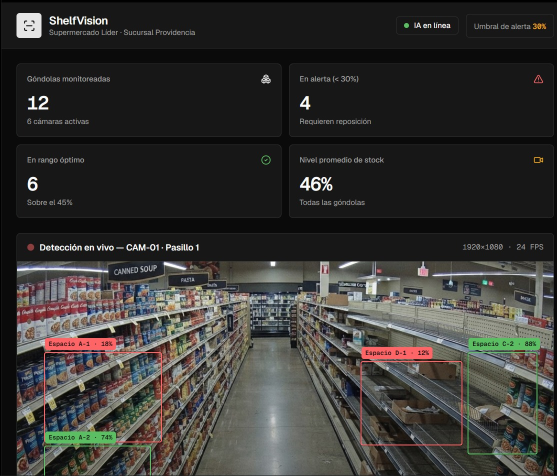
#> input picture Fase 2/Evidencia proyecto/Evidencia de documentación/Mockups/Mockup-01.jpg, 1113 x 952 px (shown at 1/2 size)
$ python -i motor.py   (imports and definitions only)   (older library calls are emulated)
#> lines starting #> are read from the running program, lines starting #| are printed output that depends on the picture
#> further down, picture is the input picture: shape (952, 1113, 3); mean B, G, R 51.4, 53.9, 55.1
# -*- coding: utf-8 -*-
"""
motor.py — Motor del detector de huecos en góndolas (V4.1b), listo para usar fuera del notebook.

El código de detección y de análisis de stock está COPIADO TAL CUAL del notebook detector_huecos_gondolas_V4
(celdas 4.4, 6.2, 6.4a, 6.4b y 6.4c), para que la app web dé exactamente los mismos resultados que el notebook.
No se edita a mano: si cambias la lógica en el notebook, vuelve a generar este archivo.

Uso:
    import motor
    motor.cargar("best.pt", "parametros_v4.json")     # el JSON es opcional (si falta, se usan los valores por defecto)
    r = motor.analizar_imagen(imagen_bgr, "foto.jpg")  # dict con estado, stock, motivos, imagen anotada...
"""
import json, time
from pathlib import Path
import numpy as np
import cv2
from scipy.spatial import cKDTree
from scipy.sparse import coo_matrix
from scipy.sparse.csgraph import connected_components

# ----------------------------------------------------------------------------------------------------------------------
# Parámetros (valores por defecto del notebook, celda 0.2). cargar() los reemplaza con los de parametros_v4.json.
# ----------------------------------------------------------------------------------------------------------------------
IMGSZ_DET   = 1024    # V4: antes 640 al entrenar y 960 al inferir (inconsistente); productos pequeños y densos necesitan resolución
MAX_DET     = 1500    # V4: antes 500 y una foto llegaba exactamente al tope (detecciones truncadas)
IOU_DET     = 0.55    # NMS en inferencia
TILES_N, TILES_SOLAPE, IOU_FUSION = 2, 0.25, 0.55   # rejilla TILES_N x TILES_N con 25 % de solape
TILES_ADAPTATIVO = True     # aunque se elija imagen completa, una foto con productos pequeños (vista lateral/lejana) se repasa con mosaicos
TILES_ALTO_REL   = 0.06     # "pequeños" = alto mediano de caja < 6 % del alto de la foto
IMGSZ_SEG, EPOCHS_SEG, PATIENCE_SEG, BATCH_SEG, FREEZE_SEG = 960, 200, 50, 4, 10
CONF_SEG    = 0.10    # V4.1: antes 0.25 (con 31 fotos el segmentador da confianzas bajas y no quedaba ninguna zona)
UMBRAL_STOCK     = 0.30    # < 30 % de stock => ALERTA_REPONER
MIN_PRODUCTOS    = 12      # con menos productos detectados no se calcula stock por filas...
ESTIMAR_CON_ESTANTES = True   # V4.1: ...salvo que se vean los bordes de repisa: entonces se estima con ellos (una góndola casi vacía
MIN_FILA_ABS     = 3       # V4: una fila necesita >= 3 productos...
MIN_FILA_REL     = 0.15    # ...y >= 15 % de los de la fila mayor (antes 50 %: descartaba justo las filas casi vacías)
K_HUECO          = 1.3     # hueco si el espacio entre productos > K x ancho local del producto
BORDES           = False     # V4.1b: fijado (en fotos laterales reales "estante"/"auto" hundían el stock de góndolas llenas). Cómo contar los faltantes en los EXTREMOS de cada fila:
TEX_RATIO_MAX    = 0.65    # V4: un hueco con textura > 65 % de la de un producto se considera producto no detectado
INFERIR_FILAS_VACIAS = True   # V4: una repisa sin ningún producto deja un salto grande entre filas; se cuenta como fila vacía
RATIO_FILA_VACIA = 1.7    # salto de espaciado > 1.7 veces el normal = posible fila vacía (se confirma con textura: si la franja
FRAC_TEX_FILA    = 0.5     # fracción de muestras de la franja con textura de producto para considerarla "fila no detectada"
TOL_FILA_REL     = 0.30    # tolerancia de la línea de base de una fila, relativa al alto del producto
FILAS_POR_REPISA = True    # V4.1: si se ven los bordes de repisa, las filas se toman de ellos (estructura física) en vez de ajustarlas
N_REFERENCIA     = {}      # opcional. Clave: nombre de foto o prefijo (p. ej. "gondola07_"). Valor: nº de productos con la góndola
NITIDEZ_MIN, SATURADOS_MAX, OSCURIDAD_MIN = 25.0, 0.04, 45.0   # control de calidad: nitidez, mayor mancha quemada (fracción de la foto), brillo medio (ver 6.9a)

# Valores que en el notebook se eligen en las secciones 4.5 y 6.2 (se leen de parametros_v4.json)
CONF_DET = 0.35
CONF_TILES = 0.50
USAR_TILES = False
ZONA_ACTIVA = "detecciones"   # "detecciones" (no necesita otro modelo) | False. La app no usa YOLO-seg.
BEST = None
detector = None
seg = None

# ----------------------------------------------------------------------------------------------------------------------
# Código copiado del notebook
# ----------------------------------------------------------------------------------------------------------------------
# [53 lines left out: functions iou_np, nms_np, mascara_pred, zona_detecciones, not called in this run]

def _firma_modelo():
    return f"{BEST}:{int(Path(BEST).stat().st_mtime)}"

USAR_TTA = False     # V4.1: la sección 4.5 decide si se usa

def _pred(img_bgr, conf, tta=False):
    r = detector.predict(img_bgr, conf=conf, iou=IOU_DET, imgsz=IMGSZ_DET, max_det=MAX_DET, augment=bool(tta), verbose=False)[0]
    return r.boxes.xyxy.cpu().numpy().reshape(-1, 4), r.boxes.conf.cpu().numpy().reshape(-1)

# [22 lines left out: functions _rejilla, detectar, not called in this run]

# 6.4a Calidad de imagen, filtros y filas con líneas inclinadas (RANSAC)

PALETA = [(230, 25, 75), (60, 180, 75), (0, 130, 200), (245, 130, 48), (145, 30, 180),
          (70, 200, 200), (240, 50, 230), (160, 190, 40)]          # RGB

def calidad_img(im):
    # V4: control de calidad. Una foto borrosa, quemada por un destello o muy oscura no debe dar un "OK" silencioso.
    g = cv2.cvtColor(im, cv2.COLOR_BGR2GRAY)
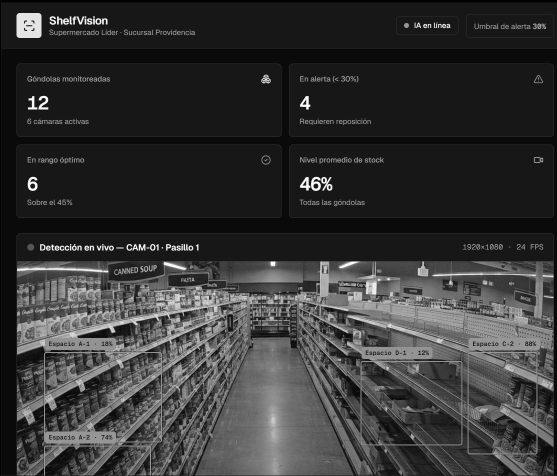
#> g: shape (952, 1113) (shown at 1/2 size); min 0, max 255, mean 53.9
    s = 640 / max(g.shape)
#> s = 0.575
    g2 = cv2.resize(g, None, fx=s, fy=s, interpolation=cv2.INTER_AREA) if s < 1 else g
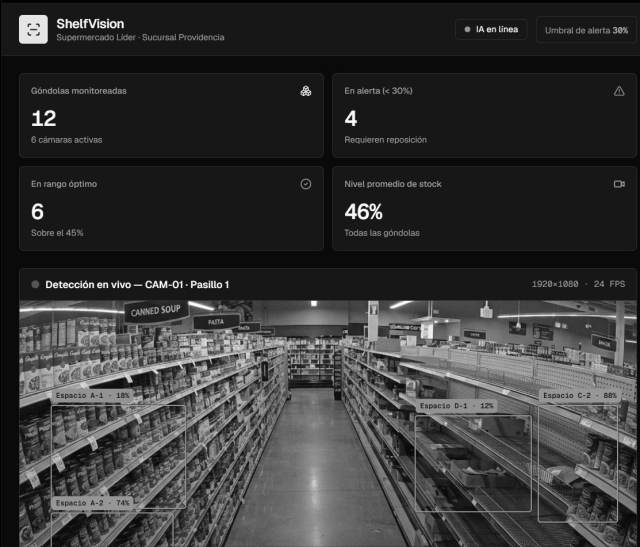
#> g2: shape (547, 640); min 0, max 254, mean 54
    nit = float(cv2.Laplacian(g2, cv2.CV_64F).var()); osc = float(g.mean())
#> after `nit = float(cv2.Laplacian(g2, cv2.CV_64F).var())`: nit = 1615.3
#> after `osc = float(g.mean())`: osc = 53.95
    # Un destello es UNA mancha quemada grande; los envases blancos dan muchos puntos saturados pequeños y no deben contar.
    q = cv2.resize(g2, None, fx=320 / g2.shape[1], fy=320 / g2.shape[1], interpolation=cv2.INTER_AREA) if g2.shape[1] > 320 else g2
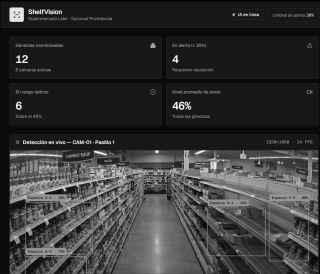
#> q: shape (274, 320); min 0, max 252, mean 54.1
    nlab, _, st, _ = cv2.connectedComponentsWithStats((q > 250).astype(np.uint8), connectivity=8)
#> nlab = 3; st = [[0, 0, 320, 274, 87678], [156, 151, 1, 1, 1], [98, 152, 1, 1, 1]]
    sat = float(st[1:, cv2.CC_STAT_AREA].max() / q.size) if nlab > 1 else 0.0
#> sat = 1.14e-05
    m = []
    if nit < NITIDEZ_MIN:    m.append(f"imagen borrosa (nitidez={nit:.0f})")
    if sat > SATURADOS_MAX:  m.append(f"destello o sobreexposición (mancha quemada del {sat * 100:.1f}% de la foto)")
    if osc < OSCURIDAD_MIN:  m.append(f"imagen muy oscura (brillo medio={osc:.0f})")
    return m, dict(nitidez=round(nit, 1), saturados=round(sat, 4), brillo=round(osc, 1))

# [480 lines left out: functions indices_sin_aislados, filas_ransac, _textura, _quemado, _gradiente_horizontal, _extension_estante and 9 more, not called in this run]

_REF_CACHE = {}
# [17 lines left out: function n_referencia, not called in this run]

REPASO_MOSAICO_N = 0   # V4.1b: repaso con rejilla N×N cuando la detección quedó incompleta. 0 = desactivado: en tus fotos reales el repaso
                       # 3×3 añadía detecciones pero BAJABA el stock de góndolas llenas (más huecos falsos entre productos lejanos)

# [43 lines left out: functions _sin_medir, evaluar_foto, not called in this run]

COLOR_ESTADO = {"OK": (60, 160, 60), "ALERTA_REPONER": (220, 40, 40), "REVISION_MANUAL": (230, 150, 20)}

# [21 lines left out: function dibujar_resultado, not called in this run]


# ----------------------------------------------------------------------------------------------------------------------
# Envoltura para la app (esto no está en el notebook)
# ----------------------------------------------------------------------------------------------------------------------
CACHE_DET = {}

def detectar_foto(ruta, im=None):
    # En la app no se reutilizan detecciones entre fotos: cada imagen se procesa una vez
    return detectar(im if im is not None else cv2.imread(str(ruta)), CONF_DET, USAR_TILES)

_MAPA_JSON = {"conf_det": "CONF_DET", "usar_tiles": "USAR_TILES", "usar_tta": "USAR_TTA", "conf_tiles": "CONF_TILES",
              "tiles_adaptativo": "TILES_ADAPTATIVO", "imgsz_det": "IMGSZ_DET", "iou_det": "IOU_DET", "max_det": "MAX_DET",
              "umbral_stock": "UMBRAL_STOCK", "k_hueco": "K_HUECO", "tex_ratio_max": "TEX_RATIO_MAX",
              "ratio_fila_vacia": "RATIO_FILA_VACIA", "bordes": "BORDES", "zona": "ZONA_ACTIVA", "tiles_adaptativo": "TILES_ADAPTATIVO"}

# [20 lines left out: function cargar, not called in this run]

def parametros_actuales():
    return {"modelo": Path(BEST).name if BEST else None, "conf_det": CONF_DET, "usar_tiles": USAR_TILES, "usar_tta": USAR_TTA,
            "zona": ZONA_ACTIVA, "umbral_stock": UMBRAL_STOCK, "bordes": BORDES, "k_hueco": K_HUECO, "tex_ratio_max": TEX_RATIO_MAX}

# [7 lines left out: function ajustar, not called in this run]

ESTADOS_TEXTO = {"OK": "OK", "ALERTA_REPONER": "REABASTECER", "REVISION_MANUAL": "REVISIÓN MANUAL"}

# [41 lines left out: functions dibujar_app, analizar_imagen, not called in this run]

>>> import cv2
>>> picture = cv2.imread('../../../../Evidencia de documentación/Mockups/Mockup-01.jpg')
>>> result = calidad_img(picture)

$ run again, on Fase 2/Evidencia proyecto/Evidencia de documentación/Mockups/Mockup-02.jpg
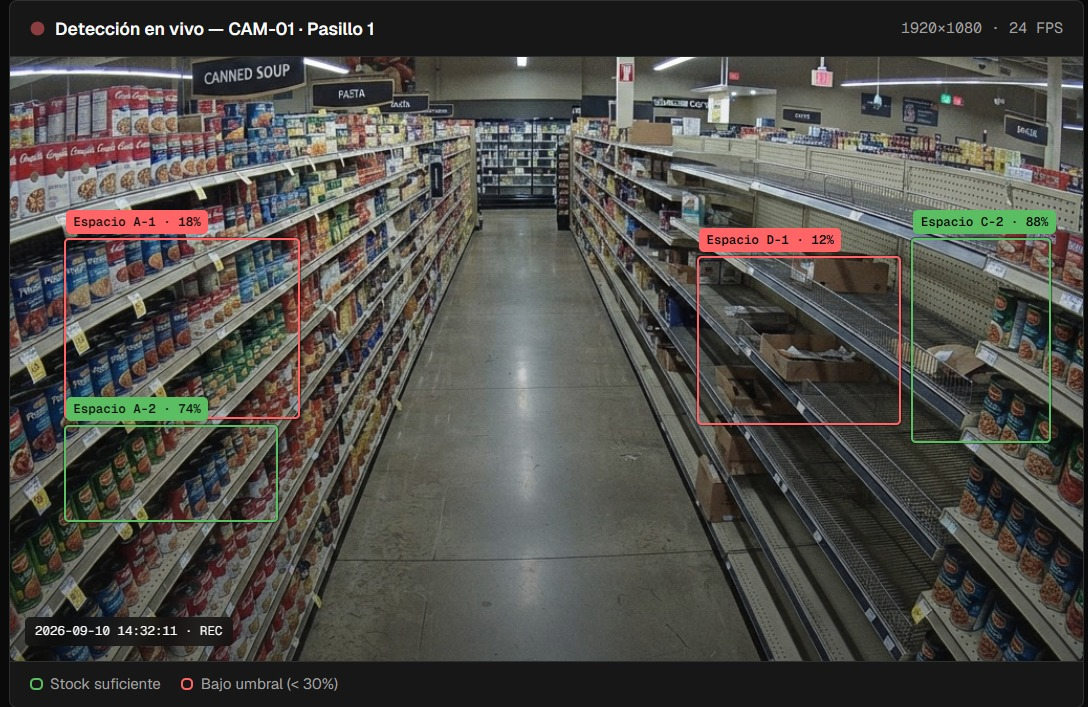
#> input picture Fase 2/Evidencia proyecto/Evidencia de documentación/Mockups/Mockup-02.jpg, 1088 x 707 px
#> picture is the input picture: shape (707, 1088, 3); mean B, G, R 71.6, 76.3, 78
#> in calidad_img, `g = cv2.cvtColor(im, cv2.COLOR_BGR2GRAY)`:
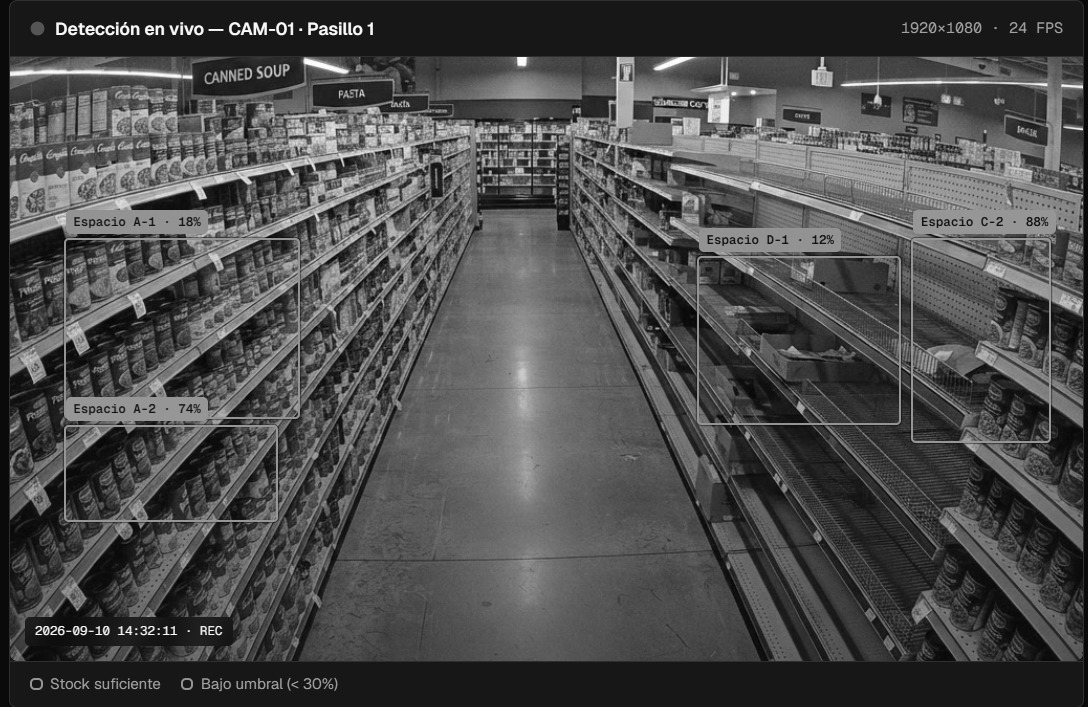
#> g: shape (707, 1088); min 0, max 255, mean 76.3
#> nit = 1896.8
#> osc = 76.28
#> in calidad_img, `q = cv2.resize(g2, None, fx=320 / g2.shape[1], fy=320 / g2.shape[1], i..`:
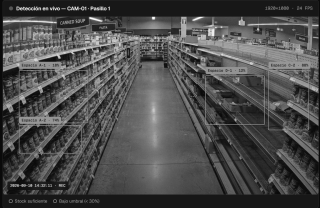
#> q: shape (208, 320); min 9, max 251, mean 76.4
#> nlab = 4; st = [[0, 0, 320, 208, 66556], [153, 17, 1, 2, 2], [91, 18, 1, 1, 1], [95, 19, 1, 1, 1]]
#> sat = 3e-05

$ run again, on Fase 2/Evidencia proyecto/Evidencia de documentación/Mockups/Mockup-03.jpg
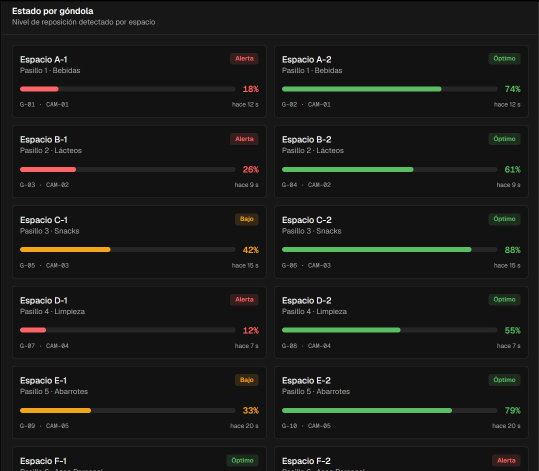
#> input picture Fase 2/Evidencia proyecto/Evidencia de documentación/Mockups/Mockup-03.jpg, 1077 x 942 px (shown at 1/2 size)
#> picture is the input picture: shape (942, 1077, 3); mean B, G, R 24.5, 26.7, 25.8
#> in calidad_img, `g = cv2.cvtColor(im, cv2.COLOR_BGR2GRAY)`:
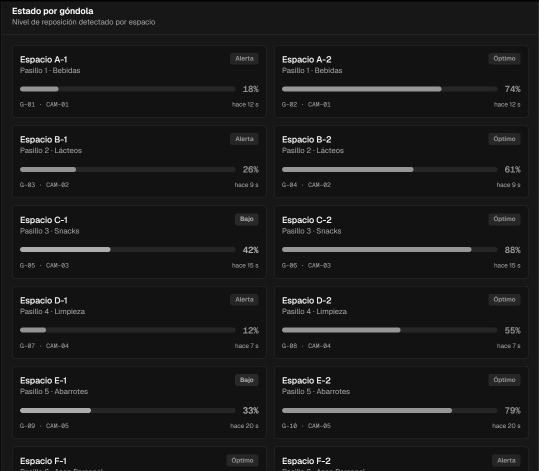
#> g: shape (942, 1077) (shown at 1/2 size); min 0, max 255, mean 26.2
#> in calidad_img, `g2 = cv2.resize(g, None, fx=s, fy=s, interpolation=cv2.INTER_AREA) if ..`:
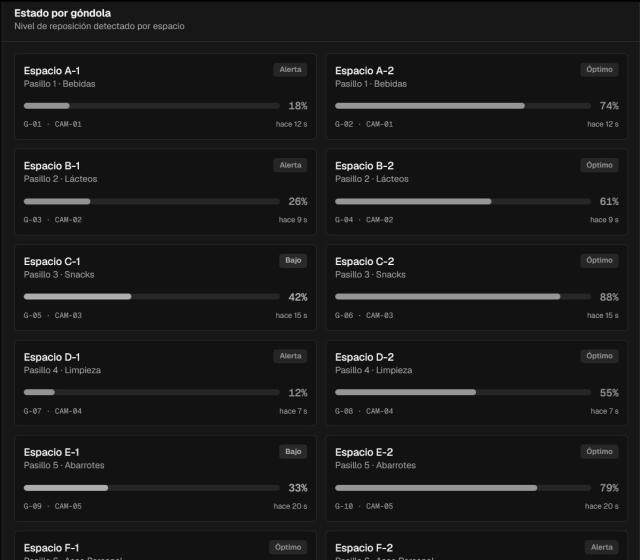
#> g2: shape (560, 640); min 0, max 248, mean 26.2
#> nit = 1359.9
#> osc = 26.16
#> nlab = 1; st = [[0, 0, 320, 280, 89600]]
#> sat = 0

$ run again, on Fase 2/Evidencia proyecto/Evidencia de documentación/Mockups/Mockup-04.jpg
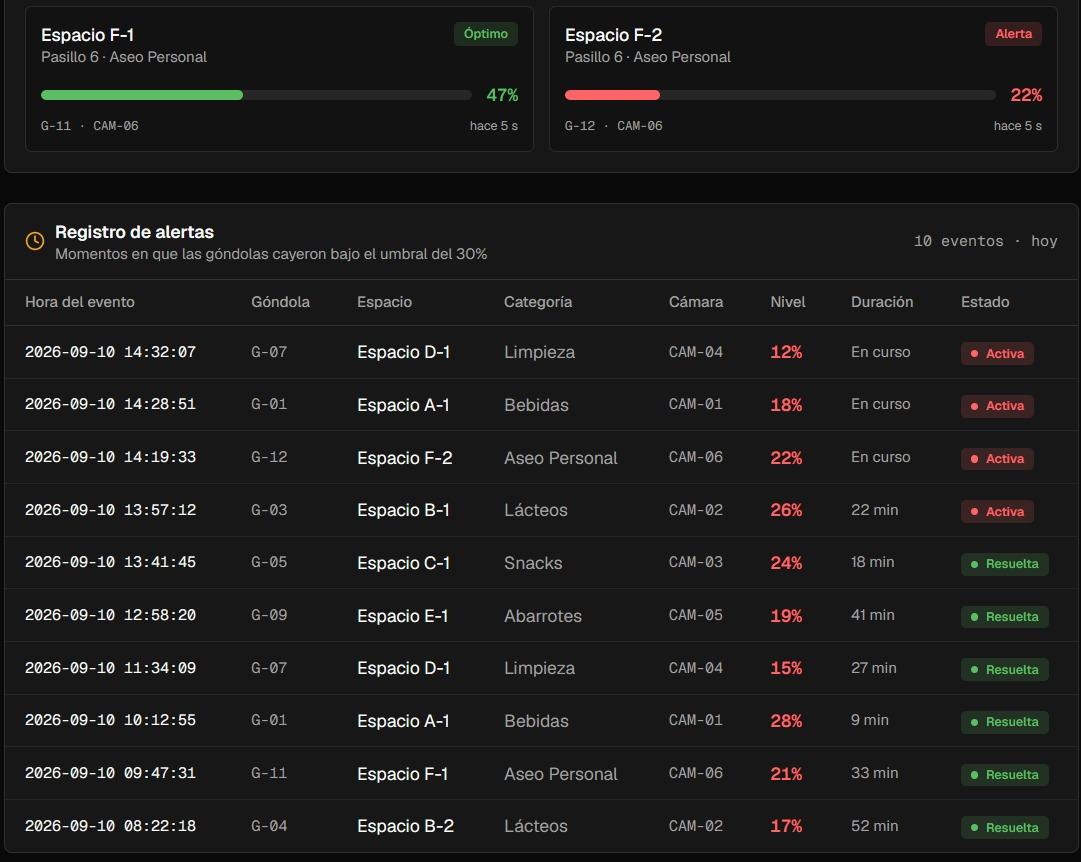
#> input picture Fase 2/Evidencia proyecto/Evidencia de documentación/Mockups/Mockup-04.jpg, 1081 x 862 px
#> picture is the input picture: shape (862, 1081, 3); mean B, G, R 27.8, 28.4, 28.7
#> in calidad_img, `g2 = cv2.resize(g, None, fx=s, fy=s, interpolation=cv2.INTER_AREA) if ..`:
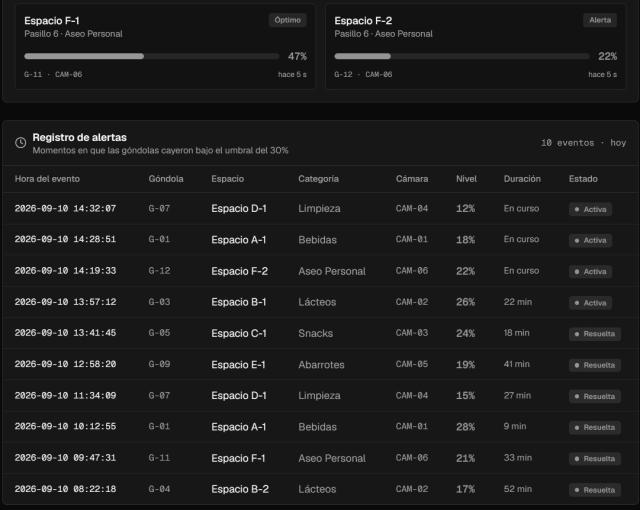
#> g2: shape (510, 640); min 8, max 246, mean 28.5
#> nit = 2294.5
#> osc = 28.44
#> in calidad_img, `q = cv2.resize(g2, None, fx=320 / g2.shape[1], fy=320 / g2.shape[1], i..`:
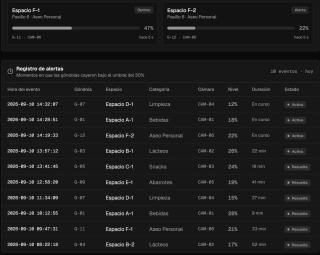
#> q: shape (255, 320); min 9, max 207, mean 28.5
#> nlab = 1; st = [[0, 0, 320, 255, 81600]]
#> sat = 0
